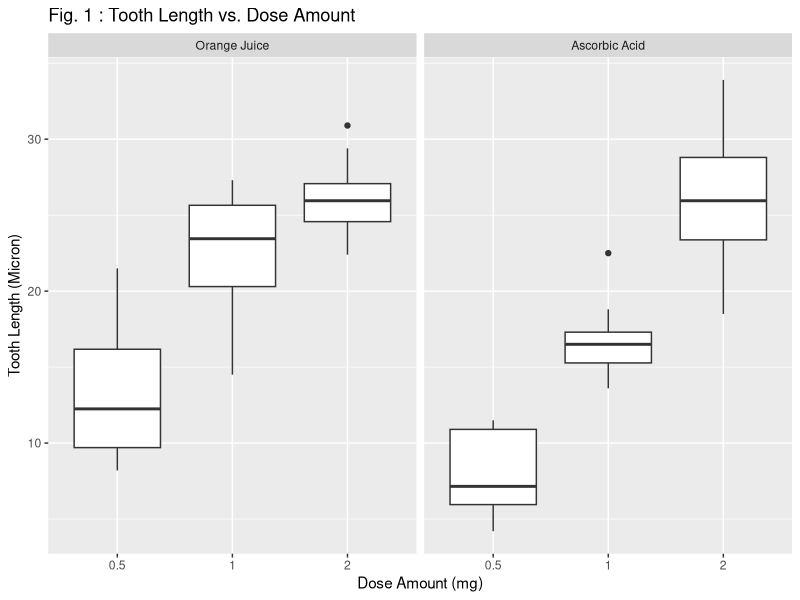
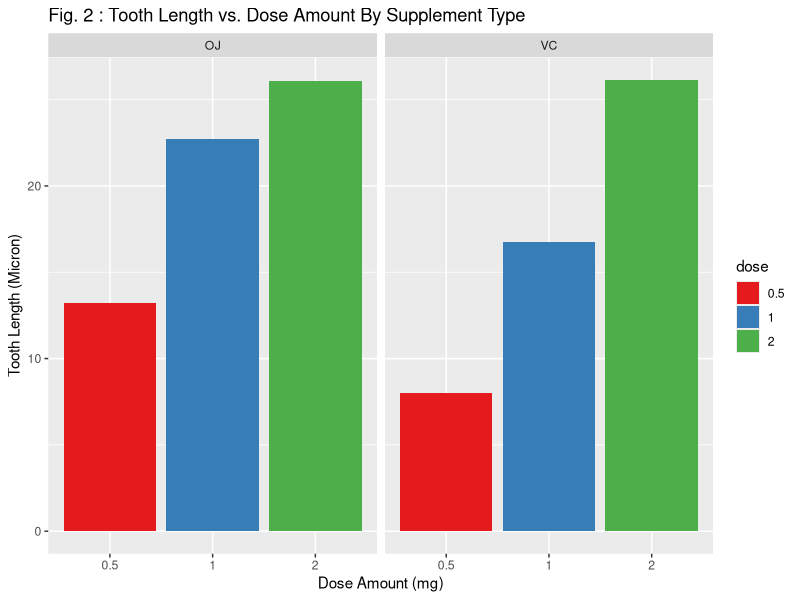
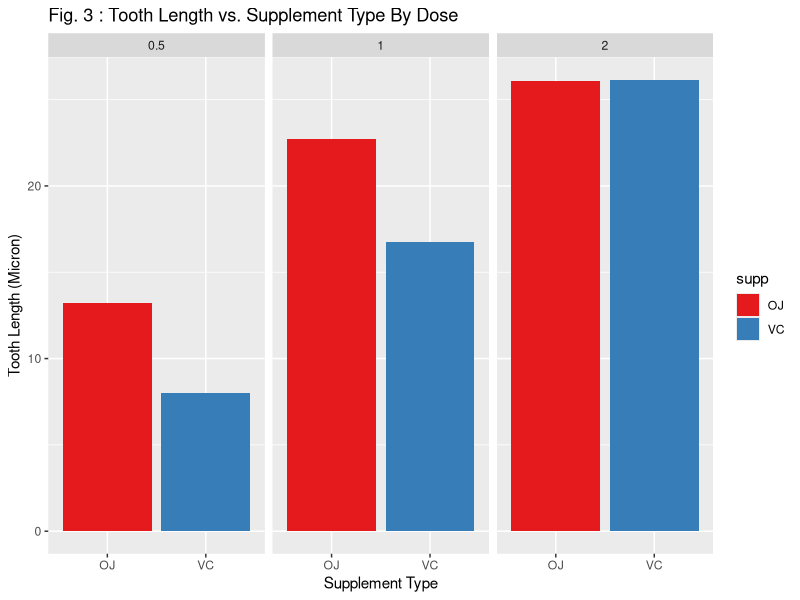

The R script that drew these images, in order:
## ---- chunk 1
# Load the requires librabries, and set global options silently.
require(knitr)
require(dplyr)
require(ggplot2)
require(xtable)
#opts_chunk$set(warning=FALSE, message=FALSE, error=TRUE, dev = 'pdf')
opts_chunk$set(warning=FALSE, message=FALSE, error=TRUE)
## ---- chunk 2
data_set_name <- 'ToothGrowth'
fig_num <- 0
## ---- chunk 3
library(datasets); data(ToothGrowth); 
dframe <- ToothGrowth ; dframe$dose <- as.factor(dframe$dose)
## ---- chunk 4
library(datasets); data(ToothGrowth); 
dframe <- ToothGrowth ; dframe$dose <- as.factor(dframe$dose)
str(dframe)
## ---- chunk 5
table_num <- 1
## ---- chunk 6
table_summary <- table_num
print(xtable(as.data.frame(summarize(group_by(dframe, supp, dose), count=n(), mean=round(mean(len),2), sd=round(sd(len),2))), auto=TRUE, caption='ToothGrowth Data Summary'), type="latex", comment=F)
## ---- chunk 7
fig_num <- fig_num + 1
fig_boxplot <- fig_num
## ---- chunk 8
supp_names <- list('OJ'="Orange Juice", 'VC'="Ascorbic Acid")
supp_labeller <- function(variable,value) { return(supp_names[value]) }
print(ggplot(dframe, aes(x = dose, y = len)) + 
          geom_boxplot() + 
          facet_grid(~ supp, labeller = supp_labeller) +
          labs(x = 'Dose Amount (mg)', 
               y = 'Tooth Length (Micron)',
               title = paste('Fig.', fig_num, ': Tooth Length vs. Dose Amount')))
## ---- chunk 9
table_num <- table_num + 1
## ---- chunk 10
tests1 <- as.data.frame(rbind(cbind('Test 1', 'Test 2', 'Test 3'), cbind('Test 4', 'Test 5', 'Test 6')))
names(tests1) <- c('0.5_vs_1', '1_vs_2', '0.5_vs_2')
row.names(tests1) <- c('OJ', 'VC')
print(xtable(tests1, auto=TRUE, caption='Multiple Tests For the First Hypothesis 0'), type="latex", comment=F)
## ---- chunk 11
table_num <- table_num + 1
## ---- chunk 12
g_oj_1 <- filter(dframe, supp=='OJ' & dose==0.5)
g_oj_2 <- filter(dframe, supp=='OJ' & dose==1)
g_oj_3 <- filter(dframe, supp=='OJ' & dose==2)
g_vc_1 <- filter(dframe, supp=='VC' & dose==0.5)
g_vc_2 <- filter(dframe, supp=='VC' & dose==1)
g_vc_3 <- filter(dframe, supp=='VC' & dose==2)
n = length(g_oj_1$len) # All groups have the same number of data samples
df = n - 1
qt95 = qt(.95, df)

t.test_1 <- t.test(g_oj_2$len - g_oj_1$len, alternative = "greater")
t.test_2 <- t.test(g_oj_3$len - g_oj_2$len, alternative = "greater")
t.test_3 <- t.test(g_oj_3$len - g_oj_1$len, alternative = "greater")
t.test_4 <- t.test(g_vc_2$len - g_vc_1$len, alternative = "greater")
t.test_5 <- t.test(g_vc_3$len - g_vc_2$len, alternative = "greater")
t.test_6 <- t.test(g_vc_3$len - g_vc_1$len, alternative = "greater")

pValues <- c(t.test_1$p.value, t.test_2$p.value, t.test_3$p.value, t.test_4$p.value, t.test_5$p.value, t.test_6$p.value)
pValuesAdjusted <- p.adjust(c(t.test_1$p.value, t.test_2$p.value, t.test_3$p.value, t.test_4$p.value, t.test_5$p.value, t.test_6$p.value), method="BH")

results <- as.data.frame(rbind(
    c(round(qt95, 4),     
      round(t.test_1$statistic["t"], 4),       
      round(t.test_1$conf.int[1], 4),      
      round(t.test_1$p.value, 6),
      round(pValuesAdjusted[1], 6),
      ifelse(pValuesAdjusted[1] < .05, 'Yes', 'No')),
    c(round(qt95, 4),     
      round(t.test_2$statistic["t"], 4),       
      round(t.test_2$conf.int[1], 4),      
      round(t.test_2$p.value, 6),
      round(pValuesAdjusted[2], 6),
      ifelse(pValuesAdjusted[2] < .05, 'Yes', 'No')),
    c(round(qt95, 4),     
      round(t.test_3$statistic["t"], 4),       
      round(t.test_3$conf.int[1], 4),      
      round(t.test_3$p.value, 6),
      round(pValuesAdjusted[3], 6),
      ifelse(pValuesAdjusted[3] < .05, 'Yes', 'No')),
    c(round(qt95, 4),     
      round(t.test_4$statistic["t"], 4),       
      round(t.test_4$conf.int[1], 4),    
      round(t.test_4$p.value, 6),
      round(pValuesAdjusted[4], 6),
      ifelse(pValuesAdjusted[4] < .05, 'Yes', 'No')),
    c(round(qt95, 4),     
      round(t.test_5$statistic["t"], 4),       
      round(t.test_5$conf.int[1], 4),      
      round(t.test_5$p.value, 6),
      round(pValuesAdjusted[5], 6),
      ifelse(pValuesAdjusted[5] < .05, 'Yes', 'No')),
    c(round(qt95, 4),     
      round(t.test_6$statistic["t"], 4),       
      round(t.test_6$conf.int[1], 4),      
      round(t.test_6$p.value, 6),
      round(pValuesAdjusted[6], 6),
      ifelse(pValuesAdjusted[6] < .05, 'Yes', 'No'))))
names(results) <- c('qt_95', 't-Score', 'Conf-Int', 'p-Value', 'Adjusted p-Value', "Reject-H0 (Adj. p < .05)?")
row.names(results) <- c(
    'Test 1 (OJ, Doses 1 vs. .5)', 'Test 2 (OJ, Doses 2 vs. 1)', 'Test 3  (OJ, Doses 2 vs. .5)',
    'Test 4 (VC, Doses 1 vs. .5)', 'Test 5 (VC, Doses 2 vs. 1)', 'Test 6  (VC, Doses 2 vs. .5)')
print(xtable(results, caption='First Hypothesis 0 Test Results', auto=TRUE), type="latex", comment=F)
## ---- chunk 13
table_num <- table_num + 1
## ---- chunk 14
tests2 <- as.data.frame(rbind('Test 7', 'Test 8', 'Test 9'))
names(tests2) <- c('OJ_vs_VC')
row.names(tests2) <- c('Dose = .5', 'Dose = 1', 'Dose = 2')
print(xtable(tests2, auto=TRUE, caption='Multiple Tests For the Second Hypothesis 0'), type="latex", comment=F)
## ---- chunk 15
table_num <- table_num + 1
## ---- chunk 16
g_d0.5_oj <- filter(dframe, supp=='OJ' & dose==0.5)
g_d0.5_vc <- filter(dframe, supp=='VC' & dose==0.5)
g_d1_oj <- filter(dframe, supp=='OJ' & dose==1)
g_d1_vc <- filter(dframe, supp=='VC' & dose==1)
g_d2_oj <- filter(dframe, supp=='OJ' & dose==2)
g_d2_vc <- filter(dframe, supp=='VC' & dose==2)

n = length(g_d0.5_oj$len) # All groups have the same number of data samples
df = n - 1
qt95 = qt(.95, df)

t.test_7 <- t.test(g_d0.5_oj$len - g_d0.5_vc$len, alternative = "greater")
t.test_8 <- t.test(g_d1_oj$len - g_d1_vc$len, alternative = "greater")
t.test_9 <- t.test(g_d2_oj$len - g_d2_vc$len, alternative = "greater")

pValues2 <- c(t.test_7$p.value, t.test_8$p.value, t.test_9$p.value)
pValuesAdjusted2 <- p.adjust(pValues2, method="BH")

results2 <- as.data.frame(rbind(
    c(round(qt95, 4),     
      round(t.test_7$statistic["t"], 4),       
      round(t.test_7$conf.int[1], 4),      
      round(t.test_7$p.value, 6),
      round(pValuesAdjusted2[1], 6),
      ifelse(pValuesAdjusted2[1] < .05, 'Yes', 'No')),
    c(round(qt95, 4),     
      round(t.test_8$statistic["t"], 4),       
      round(t.test_8$conf.int[1], 4),      
      round(t.test_8$p.value, 6),
      round(pValuesAdjusted2[2], 6),
      ifelse(pValuesAdjusted2[2] < .05, 'Yes', 'No')),
    c(round(qt95, 4),     
      round(t.test_9$statistic["t"], 4),       
      round(t.test_9$conf.int[1], 4),      
      round(t.test_9$p.value, 6),
      round(pValuesAdjusted2[3], 6),
      ifelse(pValuesAdjusted2[3] < .05, 'Yes', 'No'))))
names(results2) <- c('qt_95', 't-Score', 'Conf-Int', 'p-Value', 'Adjusted p-Value', "Reject-H0 (Adj. p < .05)?")
row.names(results2) <- c(
    'Test 7 (Dose = 0.5, OJ vs. VC)', 'Test 8 (Dose = 1, OJ vs. VC)', 'Test 9 (Dose = 2, OJ vs. VC)')
print(xtable(results2, caption='Second Hypothesis 0 Test Results', auto=TRUE), type="latex", comment=F)
## ---- chunk 17
supp_names <- list('OJ'="Orange Juice", 'VC'="Ascorbic Acid")
supp_labeller <- function(variable,value) { return(supp_names[value]) }
plot1 <- ggplot(dframe, aes(x = dose, y = len)) + 
          geom_boxplot() + facet_grid(~ supp, labeller = supp_labeller) +
          labs(x = 'Dose Amount (mg)', 
               y = 'Tooth Length (Micron)',
               title = paste('Fig.', fig_num, ': Tooth Length vs. Dose Amount'))
## ---- chunk 18
fig_num <- fig_num + 1
fig_hist_by_dose <- fig_num
## ---- chunk 19
print(ggplot(dframe,aes(x=dose,y=len,fill=dose)) + 
    stat_summary(fun.y=mean,position=position_dodge(),geom="bar") + 
    facet_wrap(~supp) + scale_fill_brewer(palette="Set1") +
    labs(x = 'Dose Amount (mg)', 
         y = 'Tooth Length (Micron)',
         title = paste('Fig.', fig_num, ': Tooth Length vs. Dose Amount By Supplement Type')))    
## ---- chunk 20
fig_num <- fig_num + 1
fig_hist_by_supp <- fig_num
## ---- chunk 21
print(ggplot(dframe,aes(x=supp,y=len,fill=supp)) + 
    stat_summary(fun.y=mean,position=position_dodge(),geom="bar") + 
    facet_wrap(~dose) + scale_fill_brewer(palette="Set1") +
    labs(x = 'Supplement Type', 
         y = 'Tooth Length (Micron)',
         title = paste('Fig.', fig_num, ': Tooth Length vs. Supplement Type By Dose')))
## ---- chunk 22
g_oj_1 <- filter(dframe, supp=='OJ' & dose==0.5)
g_oj_2 <- filter(dframe, supp=='OJ' & dose==1)
g_oj_3 <- filter(dframe, supp=='OJ' & dose==2)
g_vc_1 <- filter(dframe, supp=='VC' & dose==0.5)
g_vc_2 <- filter(dframe, supp=='VC' & dose==1)
g_vc_3 <- filter(dframe, supp=='VC' & dose==2)
n = length(g_oj_1$len) # All groups have the same number of data samples
df = n - 1
qt95 = qt(.95, df)

t.test_1 <- t.test(g_oj_2$len - g_oj_1$len, alternative = "greater")
t.test_2 <- t.test(g_oj_3$len - g_oj_2$len, alternative = "greater")
t.test_3 <- t.test(g_oj_3$len - g_oj_1$len, alternative = "greater")
t.test_4 <- t.test(g_vc_2$len - g_vc_1$len, alternative = "greater")
t.test_5 <- t.test(g_vc_3$len - g_vc_2$len, alternative = "greater")
t.test_6 <- t.test(g_vc_3$len - g_vc_1$len, alternative = "greater")

pValues <- c(t.test_1$p.value, t.test_2$p.value, t.test_3$p.value, 
             t.test_4$p.value, t.test_5$p.value, t.test_6$p.value)
pValuesAdjusted <- p.adjust(c(t.test_1$p.value, t.test_2$p.value, t.test_3$p.value, 
                              t.test_4$p.value, t.test_5$p.value, t.test_6$p.value), 
                            method="BH")

results <- as.data.frame(rbind(
    c(round(qt95, 4),     
      round(t.test_1$statistic["t"], 4),       
      round(t.test_1$conf.int[1], 4),      
      round(t.test_1$p.value, 6),
      round(pValuesAdjusted[1], 6),
      ifelse(pValuesAdjusted[1] < .05, 'Yes', 'No')),
    c(round(qt95, 4),     
      round(t.test_2$statistic["t"], 4),       
      round(t.test_2$conf.int[1], 4),      
      round(t.test_2$p.value, 6),
      round(pValuesAdjusted[2], 6),
      ifelse(pValuesAdjusted[2] < .05, 'Yes', 'No')),
    c(round(qt95, 4),     
      round(t.test_3$statistic["t"], 4),       
      round(t.test_3$conf.int[1], 4),      
      round(t.test_3$p.value, 6),
      round(pValuesAdjusted[3], 6),
      ifelse(pValuesAdjusted[3] < .05, 'Yes', 'No')),
    c(round(qt95, 4),     
      round(t.test_4$statistic["t"], 4),       
      round(t.test_4$conf.int[1], 4),    
      round(t.test_4$p.value, 6),
      round(pValuesAdjusted[4], 6),
      ifelse(pValuesAdjusted[4] < .05, 'Yes', 'No')),
    c(round(qt95, 4),     
      round(t.test_5$statistic["t"], 4),       
      round(t.test_5$conf.int[1], 4),      
      round(t.test_5$p.value, 6),
      round(pValuesAdjusted[5], 6),
      ifelse(pValuesAdjusted[5] < .05, 'Yes', 'No')),
    c(round(qt95, 4),     
      round(t.test_6$statistic["t"], 4),       
      round(t.test_6$conf.int[1], 4),      
      round(t.test_6$p.value, 6),
      round(pValuesAdjusted[6], 6),
      ifelse(pValuesAdjusted[6] < .05, 'Yes', 'No'))))
names(results) <- c('qt_95', 't-Score', 'Conf-Int', 'p-Value', 'Adjusted p-Value', "Reject-H0 (Adj. p < .05)?")
row.names(results) <- c('Test 1 (OJ, Doses 1 vs. .5)', 'Test 2 (OJ, Doses 2 vs. 1)', 'Test 3  (OJ, Doses 2 vs. .5)',
                        'Test 4 (VC, Doses 1 vs. .5)', 'Test 5 (VC, Doses 2 vs. 1)', 'Test 6  (VC, Doses 2 vs. .5)')
# print(xtable(results, caption='First Hypothesis 0 Test Results', auto=TRUE), type="latex", comment=F)
## ---- chunk 23
g_d0.5_oj <- filter(dframe, supp=='OJ' & dose==0.5)
g_d0.5_vc <- filter(dframe, supp=='VC' & dose==0.5)
g_d1_oj <- filter(dframe, supp=='OJ' & dose==1)
g_d1_vc <- filter(dframe, supp=='VC' & dose==1)
g_d2_oj <- filter(dframe, supp=='OJ' & dose==2)
g_d2_vc <- filter(dframe, supp=='VC' & dose==2)

n = length(g_d0.5_oj$len) # All groups have the same number of data samples
df = n - 1
qt95 = qt(.95, df)

t.test_7 <- t.test(g_d0.5_oj$len - g_d0.5_vc$len, alternative = "greater")
t.test_8 <- t.test(g_d1_oj$len - g_d1_vc$len, alternative = "greater")
t.test_9 <- t.test(g_d2_oj$len - g_d2_vc$len, alternative = "greater")

pValues2 <- c(t.test_7$p.value, t.test_8$p.value, t.test_9$p.value)
pValuesAdjusted2 <- p.adjust(pValues2, method="BH")

results2 <- as.data.frame(rbind(
    c(round(qt95, 4),     
      round(t.test_7$statistic["t"], 4),       
      round(t.test_7$conf.int[1], 4),      
      round(t.test_7$p.value, 6),
      round(pValuesAdjusted2[1], 6),
      ifelse(pValuesAdjusted2[1] < .05, 'Yes', 'No')),
    c(round(qt95, 4),     
      round(t.test_8$statistic["t"], 4),       
      round(t.test_8$conf.int[1], 4),      
      round(t.test_8$p.value, 6),
      round(pValuesAdjusted2[2], 6),
      ifelse(pValuesAdjusted2[2] < .05, 'Yes', 'No')),
    c(round(qt95, 4),     
      round(t.test_9$statistic["t"], 4),       
      round(t.test_9$conf.int[1], 4),      
      round(t.test_9$p.value, 6),
      round(pValuesAdjusted2[3], 6),
      ifelse(pValuesAdjusted2[3] < .05, 'Yes', 'No'))))
names(results2) <- c('qt_95', 't-Score', 'Conf-Int', 'p-Value', 'Adjusted p-Value', "Reject-H0 (Adj. p < .05)?")
row.names(results2) <- c('Test 7 (Dose = 0.5, OJ vs. VC)', 'Test 8 (Dose = 1, OJ vs. VC)', 'Test 9 (Dose = 2, OJ vs. VC)')
# print(xtable(results2, caption='Second Hypothesis 0 Test Results', auto=TRUE), type="latex", comment=F)
